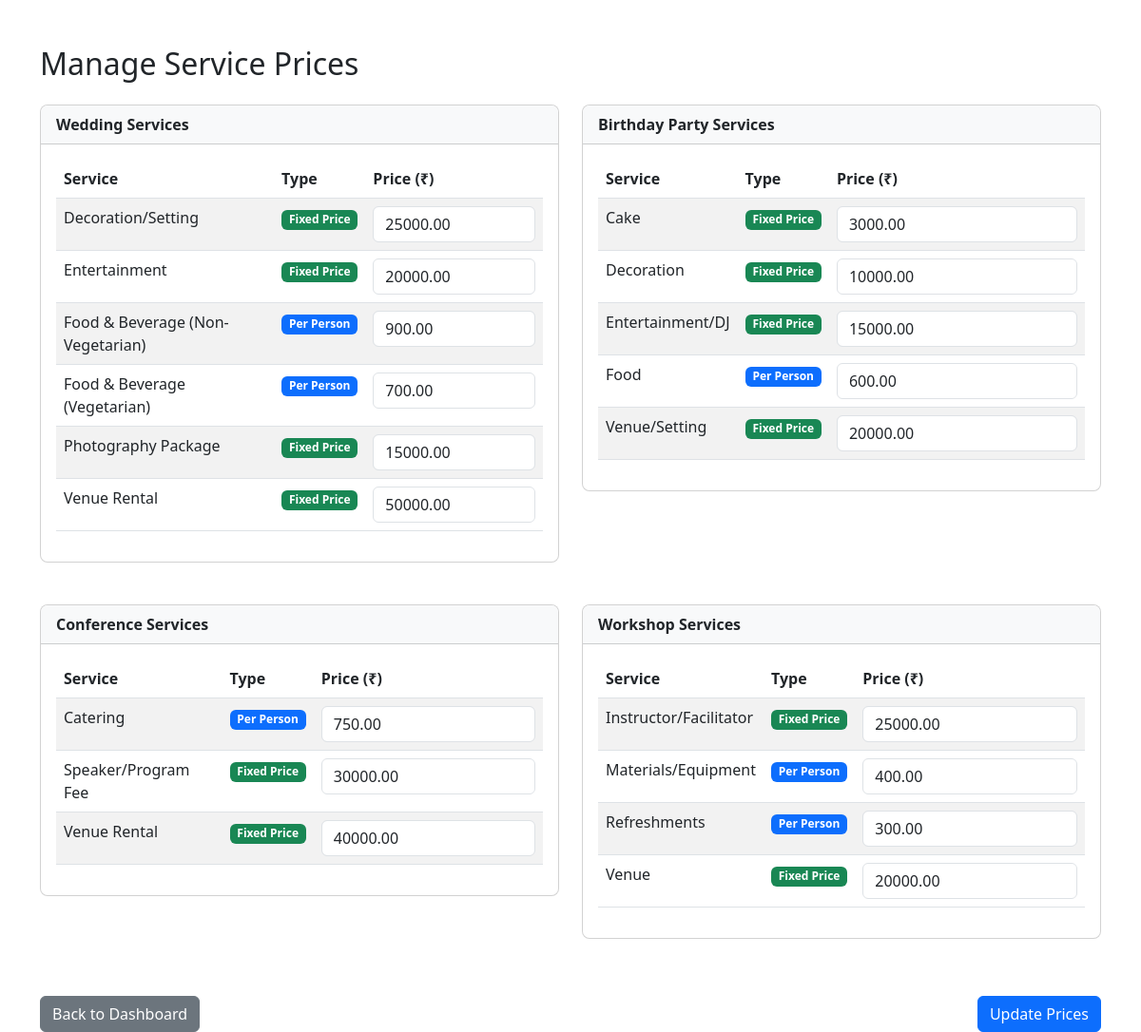
Screenshot of /admin/manage_prices.php (signed in) with the database file from the repository.
### tables this page shows
CREATE TABLE `service_prices` (
  `id` varchar(50) NOT NULL,
  `name` varchar(100) NOT NULL,
  `price` decimal(10,2) NOT NULL,
  `is_per_person` tinyint(1) NOT NULL
);

### admin/manage_prices.php (the view, shortened to what this page needs)
<?php
require '../includes/db.php';
$query = "SELECT * FROM service_prices ORDER BY name";
$result = mysqli_query($conn, $query);
$services = [];
while ($row = mysqli_fetch_assoc($result)) {
    $services[$row['id']] = $row;
}
$categories = [
    'wedding' => ['title' => 'Wedding Services', 'services' => []],
    'birthday' => ['title' => 'Birthday Party Services', 'services' => []],
    'conference' => ['title' => 'Conference Services', 'services' => []],
    'workshop' => ['title' => 'Workshop Services', 'services' => []]
];
foreach ($services as $id => $service) {
    if (strpos($id, 'wedding') !== false || in_array($id, ['photography', 'food_veg', 'food_nonveg'])) {
        $categories['wedding']['services'][$id] = $service;
    } elseif (strpos($id, 'birthday') !== false || in_array($id, ['cake'])) {
        $categories['birthday']['services'][$id] = $service;
    } elseif (strpos($id, 'conference') !== false || in_array($id, ['speaker_fee'])) {
        $categories['conference']['services'][$id] = $service;
    } elseif (strpos($id, 'workshop') !== false || in_array($id, ['materials', 'instructor', 'refreshments'])) {
        $categories['workshop']['services'][$id] = $service;
    }
}
?>
<!DOCTYPE html>
<html>
<head>
    <link href="https://cdn.jsdelivr.net/npm/bootstrap@5.3.0/dist/css/bootstrap.min.css" rel="stylesheet">
</head>
<body class="container mt-5">
    <h2 class="mb-4">Manage Service Prices</h2>
    <form method="POST" action="">
        <div class="row">
            <?php foreach($categories as $categoryId => $category): ?>
                <div class="col-md-6 mb-4">
                    <div class="card price-card">
                        <div class="card-header">
                            <?php echo $category['title']; ?>
                        </div>
                        <div class="card-body">
                            <table class="table table-striped">
                                <thead>
                                    <tr>
                                        <th>Service</th>
                                        <th>Type</th>
                                        <th>Price (₹)</th>
                                    </tr>
                                </thead>
                                <tbody>
                                    <?php foreach($category['services'] as $id => $service): ?>
                                        <tr>
                                            <td><?php echo $service['name']; ?></td>
                                            <td>
                                                <?php if($service['is_per_person']): ?>
                                                    <span class="badge per-person-badge">Per Person</span>
                                                <?php else: ?>
                                                    <span class="badge fixed-price-badge">Fixed Price</span>
                                                <?php endif; ?>
                                            </td>
                                            <td>
                                                <input type="number"
                                                       class="form-control"
                                                       name="price[<?php echo $id; ?>]"
                                                       value="<?php echo $service['price']; ?>"
                                                       min="0"
                                                       step="50"
                                                       required>
                                            </td>
                                        </tr>
                                    <?php endforeach; ?>
                                </tbody>
                            </table>
                        </div>
                    </div>
                </div>
            <?php endforeach; ?>
        </div>
        <div class="d-flex justify-content-between mt-3">
            <a href="dashboard.php" class="btn btn-secondary">Back to Dashboard</a>
            <button type="submit" name="update_prices" class="btn btn-primary">Update Prices</button>
        </div>
    </form>
</body>
</html>

### admin/manage_prices.php (style rules this page uses)
.price-card { margin-bottom: 20px; border-radius: 8px; overflow: hidden; }
.price-card .card-header { font-weight: bold; background-color: #f8f9fa; }
.per-person-badge { background-color: #0d6efd; }
.fixed-price-badge { background-color: #198754; }

### rows the page displays
service_prices: name "Decoration/Setting", is_per_person "Fixed Price", price "25000.00"
service_prices: name "Entertainment", is_per_person "Fixed Price", price "20000.00"
service_prices: name "Food & Beverage (Non-Vegetarian)", is_per_person "Per Person", price "900.00"
service_prices: name "Food & Beverage (Vegetarian)", is_per_person "Per Person", price "700.00"
service_prices: name "Photography Package", is_per_person "Fixed Price", price "15000.00"
service_prices: name "Venue Rental", is_per_person "Fixed Price", price "50000.00"
service_prices: name "Cake", is_per_person "Fixed Price", price "3000.00"
service_prices: name "Decoration", is_per_person "Fixed Price", price "10000.00"
service_prices: name "Entertainment/DJ", is_per_person "Fixed Price", price "15000.00"
service_prices: name "Food", is_per_person "Per Person", price "600.00"
service_prices: name "Venue/Setting", is_per_person "Fixed Price", price "20000.00"
service_prices: name "Catering", is_per_person "Per Person", price "750.00"
service_prices: name "Speaker/Program Fee", is_per_person "Fixed Price", price "30000.00"
service_prices: name "Venue Rental", is_per_person "Fixed Price", price "40000.00"
service_prices: name "Instructor/Facilitator", is_per_person "Fixed Price", price "25000.00"
service_prices: name "Materials/Equipment", is_per_person "Per Person", price "400.00"
service_prices: name "Refreshments", is_per_person "Per Person", price "300.00"
service_prices: name "Venue", is_per_person "Fixed Price", price "20000.00"

### other values shown
$category['title'] "Wedding Services"
$category['title'] "Birthday Party Services"
$category['title'] "Conference Services"
$category['title'] "Workshop Services"
